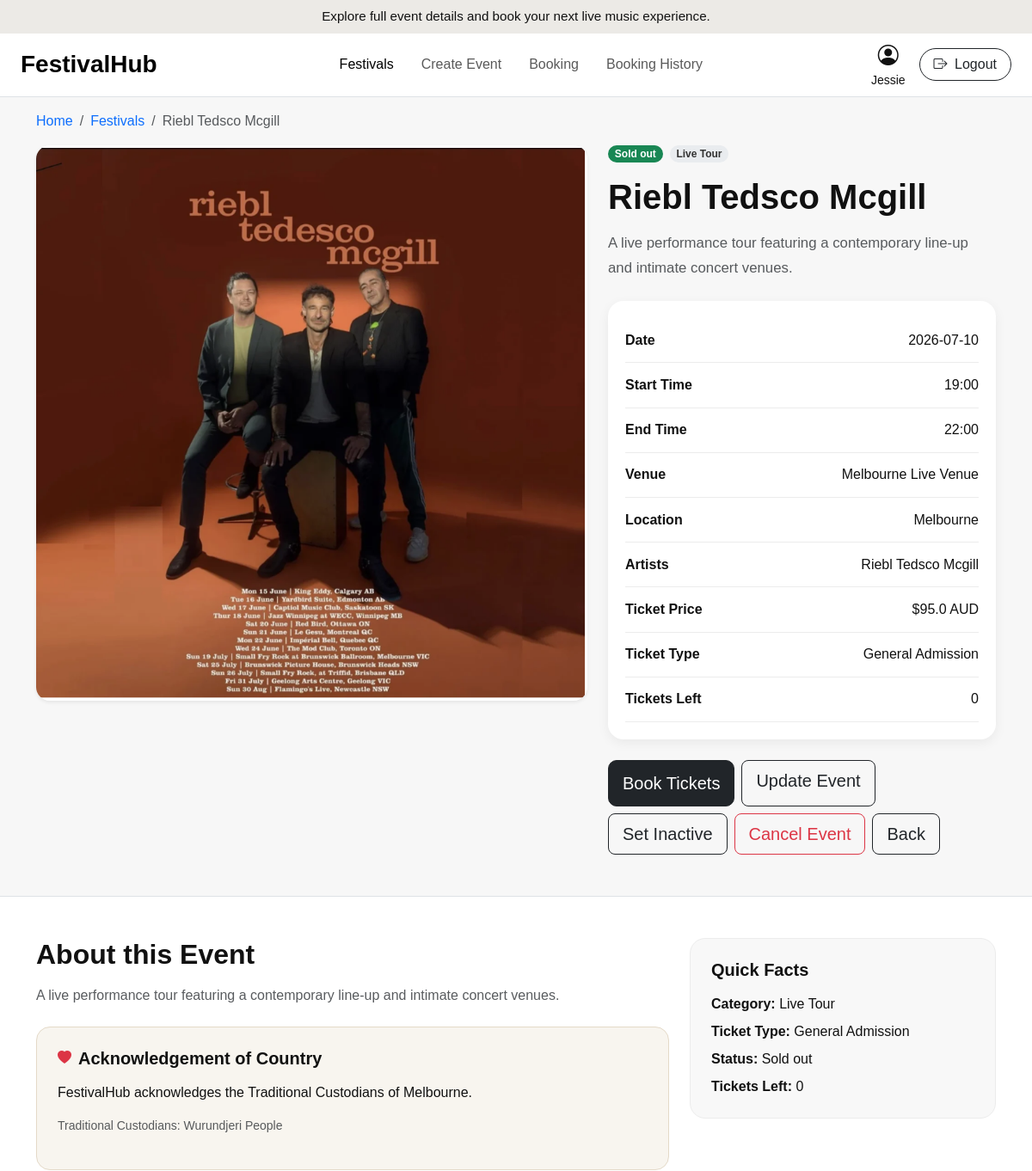
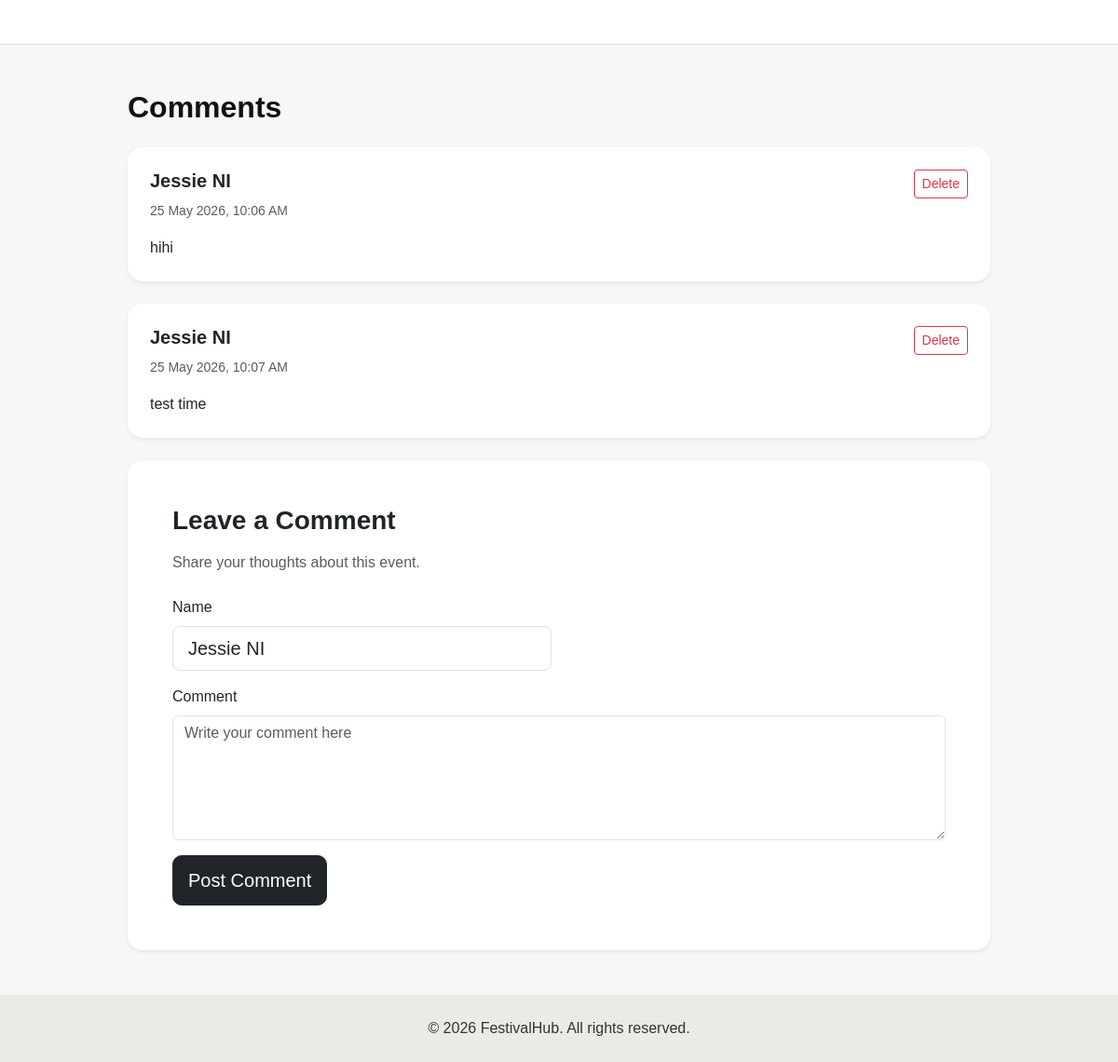
/details/6 (signed in), run on the app's committed database (2 pictures, top to bottom).
### festivalhub/models.py (models this page shows, shortened)
class User(db.Model, UserMixin):
    __tablename__ = 'users'
    id = db.Column(db.Integer, primary_key=True)
    first_name = db.Column(db.String(80), nullable=False)
    last_name = db.Column(db.String(80), nullable=False)
    phone = db.Column(db.String(30), nullable=False)
    email = db.Column(db.String(120), unique=True, nullable=False)
    password = db.Column(db.String(255), nullable=False)
    street_address = db.Column(db.String(255), nullable=False)
    bookings = db.relationship(
        'Booking',
        backref='user',
        lazy=True,
        cascade='all, delete-orphan'
    )
    created_events = db.relationship(
        'Event',
        backref='creator',
        lazy=True
    )

class Event(db.Model):
    __tablename__ = 'events'
    id = db.Column(db.Integer, primary_key=True)
    creator_id = db.Column(
        db.Integer,
        db.ForeignKey('users.id'),
        nullable=True
    )
    name = db.Column(db.String(150), nullable=False)
    category = db.Column(db.String(80), nullable=False)
    date = db.Column(db.String(80), nullable=False)
    start_time = db.Column(db.String(50))
    end_time = db.Column(db.String(50))
    description = db.Column(db.Text, nullable=False)
    venue = db.Column(db.String(150), nullable=False)
    location = db.Column(db.String(150), nullable=False)
    artist_lineup = db.Column(db.Text)
    ticket_type = db.Column(db.String(80), default='General Admission')
    tickets_available = db.Column(db.Integer, default=0)
    price = db.Column(db.Float, default=0.0)
    status = db.Column(db.String(30), default='Open')
    image = db.Column(db.String(255))
    acknowledgement_type = db.Column(
        db.String(80),
        default='No Acknowledgement of Country'
    )
    traditional_custodians = db.Column(db.String(150))
    acknowledgement_statement = db.Column(db.Text)
    bookings = db.relationship(
        'Booking',
        backref='event',
        lazy=True,
        cascade='all, delete-orphan'
    )
    comments = db.relationship(
        'Comment',
        backref='event',
        lazy=True,
        cascade='all, delete-orphan'
    )

class Comment(db.Model):
    __tablename__ = 'comments'
    id = db.Column(db.Integer, primary_key=True)
    event_id = db.Column(
        db.Integer,
        db.ForeignKey('events.id'),
        nullable=False
    )
    user_name = db.Column(db.String(120), nullable=False)
    comment_text = db.Column(db.Text, nullable=False)
    posted_time = db.Column(db.DateTime, default=datetime.utcnow)

### festivalhub/views.py (the view, shortened to what this page needs)
@mainbp.route('/details', defaults={'event_id': None}, methods=['GET', 'POST'])
@mainbp.route('/details/<int:event_id>', methods=['GET', 'POST'])
def details(event_id):
    if event_id is None:
        event = Event.query.first()
    else:
        event = Event.query.get_or_404(event_id)
    comment_form = CommentForm()
    comments = Comment.query.filter_by(event_id=event.id).all()
    return render_template(
        'event-details.html',
        event=event,
        comment_form=comment_form,
        comments=comments,
        can_manage_event=user_can_manage_event(event)
    )

### festivalhub/templates/event-details.html (shortened to what this page needs)
<!DOCTYPE html>
<html lang="en">
<head>
    <link href="https://cdn.jsdelivr.net/npm/bootstrap@5.3.3/dist/css/bootstrap.min.css" rel="stylesheet">
    <link rel="stylesheet" href="https://cdn.jsdelivr.net/npm/bootstrap-icons@1.11.3/font/bootstrap-icons.min.css">
    <link rel="stylesheet" href="{{ url_for('static', filename='style/style.css') }}">
</head>
<body>
    <div class="top-banner text-center py-2">
        Explore full event details and book your next live music experience.
    </div>
    <nav class="navbar navbar-expand-lg navbar-light bg-white border-bottom sticky-top">
        <div class="container-fluid px-4">
            <a class="navbar-brand fw-bold fs-3" href="/">FestivalHub</a>
            <div class="navbar-collapse">
                <ul class="navbar-nav mx-auto gap-lg-3">
                    <li class="nav-item"><a class="nav-link active" href="/">Festivals</a></li>
                    <li class="nav-item"><a class="nav-link" href="/create">Create Event</a></li>
                    <li class="nav-item"><a class="nav-link" href="/booking">Booking</a></li>
                    <li class="nav-item"><a class="nav-link" href="/bookings">Booking History</a></li>
                </ul>
                {% if current_user.is_authenticated %}
                <div class="d-flex align-items-center gap-3">
                    <div class="text-center small">
                        <i class="bi bi-person-circle fs-4 d-block"></i>
                        <span>{{ current_user.first_name }}</span>
                    </div>
                    <a href="/logout" class="btn btn-outline-dark rounded-pill px-3">
                        <i class="bi bi-box-arrow-right me-1"></i>
                        Logout
                    </a>
                </div>
                {% else %}
                <a href="/login" class="btn btn-outline-dark rounded-pill px-3">
                    <i class="bi bi-person-circle me-1"></i>
                    Login
                </a>
                {% endif %}
            </div>
        </div>
    </nav>
    <section class="container py-3">
        <nav aria-label="breadcrumb">
            <ol class="breadcrumb mb-0">
                <li class="breadcrumb-item">
                    <a href="/" class="text-decoration-none">Home</a>
                </li>
                <li class="breadcrumb-item">
                    <a href="/" class="text-decoration-none">Festivals</a>
                </li>
                <li class="breadcrumb-item active" aria-current="page">
                    {{ event.name }}
                </li>
            </ol>
        </nav>
    </section>
    <section class="container pb-5">
        <div class="row g-4">
            <div class="col-lg-7">
                {% if event.image %}
                <img src="{{ url_for('static', filename='img/' + event.image) }}" alt="{{ event.name }} Poster"
                    class="img-fluid rounded-4 shadow-sm event-detail-image">
                {% endif %}
            </div>
            <div class="col-lg-5">
                <div class="mb-3 d-flex gap-2 flex-wrap">
                    <span class="badge rounded-pill text-bg-success">
                        {{ event.status }}
                    </span>
                    <span class="badge rounded-pill category-badge">
                        {{ event.category }}
                    </span>
                </div>
                <h1 class="fw-bold mb-3">
                    {{ event.name }}
                </h1>
                <p class="event-lead text-muted mb-4">
                    {{ event.description }}
                </p>
                <div class="event-info-card mb-4">
                    <div class="event-info-row">
                        <span class="event-label">Date</span>
                        <span>{{ event.date }}</span>
                    </div>
                    <div class="event-info-row">
                        <span class="event-label">Start Time</span>
                        <span>{{ event.start_time }}</span>
                    </div>
                    <div class="event-info-row">
                        <span class="event-label">End Time</span>
                        <span>{{ event.end_time }}</span>
                    </div>
                    <div class="event-info-row">
                        <span class="event-label">Venue</span>
                        <span>{{ event.venue }}</span>
                    </div>
                    <div class="event-info-row">
                        <span class="event-label">Location</span>
                        <span>{{ event.location }}</span>
                    </div>
                    <div class="event-info-row">
                        <span class="event-label">Artists</span>
                        <span>{{ event.artist_lineup }}</span>
                    </div>
                    <div class="event-info-row">
                        <span class="event-label">Ticket Price</span>
                        <span>${{ event.price }} AUD</span>
                    </div>
                    <div class="event-info-row">
                        <span class="event-label">Ticket Type</span>
                        <span>{{ event.ticket_type }}</span>
                    </div>
                    <div class="event-info-row">
                        <span class="event-label">Tickets Left</span>
                        <span>{{ event.tickets_available }}</span>
                    </div>
                </div>
                <div class="d-grid gap-2 d-md-flex flex-wrap">
                    {% if event.status == 'Cancelled' %}
                    <button type="button" class="btn btn-secondary btn-lg" disabled>
                        Event Cancelled
                    </button>
                    {% elif current_user.is_authenticated %}
                    <a href="{{ url_for('main.booking', event_id=event.id) }}" class="btn btn-dark btn-lg">
                        Book Tickets
                    </a>
                    {% else %}
                    <button type="button" class="btn btn-dark btn-lg" data-bs-toggle="modal"
                        data-bs-target="#bookingLoginModal">
                        Book Tickets
                    </button>
                    {% endif %}
                    {% if can_manage_event %}
                    <a href="{{ url_for('main.update_event', event_id=event.id) }}" class="btn btn-outline-dark btn-lg">
                        Update Event
                    </a>
                    <a href="{{ url_for('main.inactive_event', event_id=event.id) }}"
                        class="btn btn-outline-dark btn-lg">
                        Set Inactive
                    </a>
                    <form method="POST" action="{{ url_for('main.cancel_event', event_id=event.id) }}">
                        <button type="submit" class="btn btn-outline-danger btn-lg">
                            Cancel Event
                        </button>
                    </form>
                    {% endif %}
                    <a href="/" class="btn btn-outline-dark btn-lg">
                        Back
                    </a>
                </div>
            </div>
        </div>
    </section>
    <section class="bg-white border-top border-bottom py-5">
        <div class="container">
            <div class="row g-4">
                <div class="col-lg-8">
                    <h2 class="fw-bold mb-3">
                        About this Event
                    </h2>
                    <p class="text-muted">
                        {{ event.description }}
                    </p>
                    <div class="acknowledgement-section mt-4 p-4 rounded-4">
                        <div class="d-flex align-items-center mb-3">
                            <i class="bi bi-heart-fill text-danger me-2"></i>
                            <h5 class="fw-bold mb-0">
                                Acknowledgement of Country
                            </h5>
                        </div>
                        <p class="mb-3">
                            {{ event.acknowledgement_statement }}
                        </p>
                        <p class="text-muted small mb-3">
                            Traditional Custodians: {{ event.traditional_custodians }}
                        </p>
                    </div>
                </div>
                <div class="col-lg-4">
                    <div class="quick-facts-card">
                        <h5 class="fw-bold mb-3">
                            Quick Facts
                        </h5>
                        <ul class="list-unstyled mb-0">
                            <li class="mb-2">
                                <strong>Category:</strong> {{ event.category }}
                            </li>
                            <li class="mb-2">
                                <strong>Ticket Type:</strong> {{ event.ticket_type }}
                            </li>
                            <li class="mb-2">
                                <strong>Status:</strong> {{ event.status }}
                            </li>
                            <li class="mb-0">
                                <strong>Tickets Left:</strong> {{ event.tickets_available }}
                            </li>
                        </ul>
                    </div>
                </div>
            </div>
        </div>
    </section>
    <section class="container py-5">
        <div class="row justify-content-center">
            <div class="col-xl-10">
                <h2 class="fw-bold mb-4">
                    Comments
                </h2>
                {% for comment in comments %}
                <div class="card border-0 shadow-sm rounded-4 mb-4">
                    <div class="card-body p-4">
                        <div class="d-flex justify-content-between align-items-start gap-3">
                            <div>
                                <h5 class="fw-bold mb-2">
                                    {{ comment.user_name }}
                                </h5>
                                <small class="text-muted">
                                    {{ comment.posted_time.strftime('%d %B %Y, %I:%M %p') }}
                                </small>
                                <p class="mb-0 mt-3">
                                    {{ comment.comment_text }}
                                </p>
                            </div>
                            <form method="POST" action="{{ url_for('main.delete_comment', comment_id=comment.id) }}">
                                <button type="submit" class="btn btn-outline-danger btn-sm">
                                    Delete
                                </button>
                            </form>
                        </div>
                    </div>
                </div>
                {% endfor %}
                <div class="card border-0 shadow-sm rounded-4">
                    <div class="card-body p-4 p-md-5">
                        <h3 class="fw-bold mb-3">
                            Leave a Comment
                        </h3>
                        <p class="text-muted mb-4">
                            Share your thoughts about this event.
                        </p>
                        <form method="POST" id="commentForm">
                            <div class="row g-3">
                                <div class="col-md-6">
                                    <label class="form-label">Name</label>
                                    <input type="text" name="user_name" class="form-control form-control-lg"
                                        value="{% if current_user.is_authenticated %}{{ current_user.first_name }} {{ current_user.last_name }}{% endif %}"
                                        placeholder="Enter your name" required>
                                </div>
                                <div class="col-12">
                                    <label class="form-label">Comment</label>
                                    <textarea name="comment_text" class="form-control" rows="5"
                                        placeholder="Write your comment here" required></textarea>
                                </div>
                                <div class="col-12">
                                    {% if current_user.is_authenticated %}
                                    <button type="submit" class="btn btn-dark btn-lg">
                                        Post Comment
                                    </button>
                                    {% else %}
                                    <button type="button" class="btn btn-dark btn-lg" data-bs-toggle="modal"
                                        data-bs-target="#commentLoginModal">
                                        Post Comment
                                    </button>
                                    {% endif %}
                                </div>
                            </div>
                        </form>
                    </div>
                </div>
            </div>
        </div>
    </section>
    <footer class="footer-section py-4 text-center">
        <p class="mb-0">
            © 2026 FestivalHub. All rights reserved.
        </p>
    </footer>
</body>
</html>

### data on the page
User: first_name "Jessie", user_name "Jessie NI"
Event: name "Riebl Tedsco Mcgill", image+name (picture), status "Sold out", category "Live Tour", description "A live performance tour featuring a contemporary line-up and intimate concert venues.", date "2026-07-10", start_time "19:00", end_time "22:00", venue "Melbourne Live Venue", location "Melbourne", artist_lineup "Riebl Tedsco Mcgill", price "95.0", ticket_type "General Admission", tickets_available "0", acknowledgement_statement "FestivalHub acknowledges the Traditional Custodians of Melbourne.", traditional_custodians "Wurundjeri People"
Comment: user_name "Jessie NI", posted_time "25 May 2026, 10:06 AM", comment_text "hihi"
Comment: user_name "Jessie NI", posted_time "25 May 2026, 10:07 AM", comment_text "test time"
